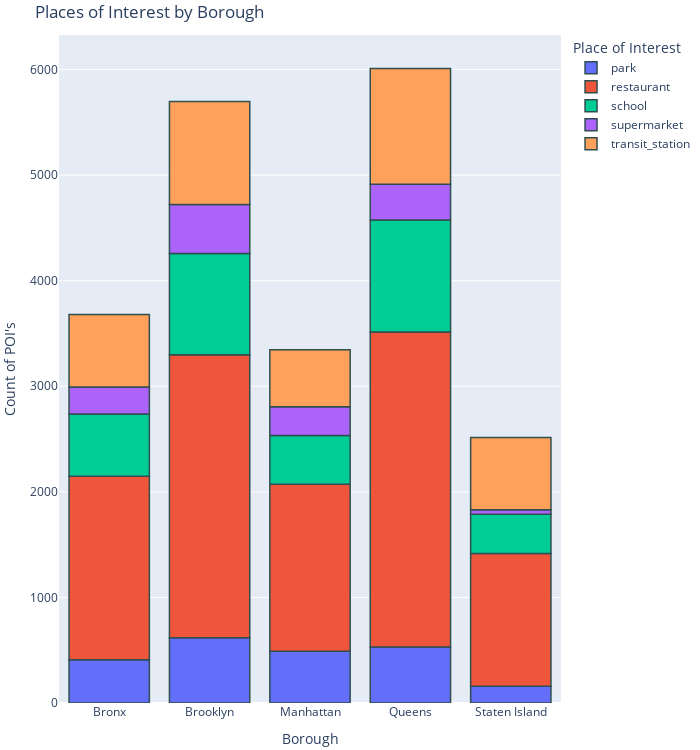

Write notebook code for a chart like this one.
### Markdown cell above
#### [Vertical Stacked Bar Chart](https://plotly.com/python/bar-charts/) - Places of Interest by Borough

### Code cell
# Set y-labels to use for stacked bar chart based off new DataFrame
y_labels = ['park', 'restaurant','school','supermarket','transit_station']

# Create stacked bar chart
fig = px.bar(categories, x='Borough', y= y_labels,
            labels={'value':'Count of POI\'s',
                    'variable': 'Place of Interest'},
            title='Places of Interest by Borough', width=700, height=750)

# Customize bars
fig.update_traces(marker_line_color='DarkSlateGrey',
                  marker_line_width=1.5)

# Customize graph layout
fig.update_layout(
    margin=dict(l=5, r=5, t=35, b=5),
    paper_bgcolor="White",
)

# Show graph (autoscaled)
fig.show()

### Figure 1 — Plotly figure (JSON) as saved in the notebook; plotly's stock layout.template omitted (floating-point values rounded to 4 significant figures)
{"data": [{"alignmentgroup": "True", "hovertemplate": "Place of Interest=park<br>Borough=%{x}<br>Count of POI's=%{y}<extra></extra>", "legendgroup": "park", "marker": {"color": "#636efa", "line": {"color": "DarkSlateGrey", "width": 1.5}, "pattern": {"shape": ""}}, "name": "park", "offsetgroup": "park", "orientation": "v", "showlegend": true, "textposition": "auto", "type": "bar", "x": ["Bronx", "Brooklyn", "Manhattan", "Queens", "Staten Island"], "xaxis": "x", "y": [409, 618, 490, 531, 159], "yaxis": "y"}, {"alignmentgroup": "True", "hovertemplate": "Place of Interest=restaurant<br>Borough=%{x}<br>Count of POI's=%{y}<extra></extra>", "legendgroup": "restaurant", "marker": {"color": "#EF553B", "line": {"color": "DarkSlateGrey", "width": 1.5}, "pattern": {"shape": ""}}, "name": "restaurant", "offsetgroup": "restaurant", "orientation": "v", "showlegend": true, "textposition": "auto", "type": "bar", "x": ["Bronx", "Brooklyn", "Manhattan", "Queens", "Staten Island"], "xaxis": "x", "y": [1738, 2681, 1583, 2982, 1256], "yaxis": "y"}, {"alignmentgroup": "True", "hovertemplate": "Place of Interest=school<br>Borough=%{x}<br>Count of POI's=%{y}<extra></extra>", "legendgroup": "school", "marker": {"color": "#00cc96", "line": {"color": "DarkSlateGrey", "width": 1.5}, "pattern": {"shape": ""}}, "name": "school", "offsetgroup": "school", "orientation": "v", "showlegend": true, "textposition": "auto", "type": "bar", "x": ["Bronx", "Brooklyn", "Manhattan", "Queens", "Staten Island"], "xaxis": "x", "y": [591, 958, 460, 1061, 373], "yaxis": "y"}, {"alignmentgroup": "True", "hovertemplate": "Place of Interest=supermarket<br>Borough=%{x}<br>Count of POI's=%{y}<extra></extra>", "legendgroup": "supermarket", "marker": {"color": "#ab63fa", "line": {"color": "DarkSlateGrey", "width": 1.5}, "pattern": {"shape": ""}}, "name": "supermarket", "offsetgroup": "supermarket", "orientation": "v", "showlegend": true, "textposition": "auto", "type": "bar", "x": ["Bronx", "Brooklyn", "Manhattan", "Queens", "Staten Island"], "xaxis": "x", "y": [256, 464, 272, 340, 42], "yaxis": "y"}, {"alignmentgroup": "True", "hovertemplate": "Place of Interest=transit_station<br>Borough=%{x}<br>Count of POI's=%{y}<extra></extra>", "legendgroup": "transit_station", "marker": {"color": "#FFA15A", "line": {"color": "DarkSlateGrey", "width": 1.5}, "pattern": {"shape": ""}}, "name": "transit_station", "offsetgroup": "transit_station", "orientation": "v", "showlegend": true, "textposition": "auto", "type": "bar", "x": ["Bronx", "Brooklyn", "Manhattan", "Queens", "Staten Island"], "xaxis": "x", "y": [687, 977, 541, 1097, 685], "yaxis": "y"}], "layout": {"barmode": "relative", "height": 750, "legend": {"title": {"text": "Place of Interest"}, "tracegroupgap": 0}, "margin": {"b": 5, "l": 5, "r": 5, "t": 35}, "paper_bgcolor": "White", "title": {"text": "Places of Interest by Borough"}, "width": 700, "xaxis": {"anchor": "y", "domain": [0, 1], "title": {"text": "Borough"}}, "yaxis": {"anchor": "x", "domain": [0, 1], "title": {"text": "Count of POI's"}}}}
